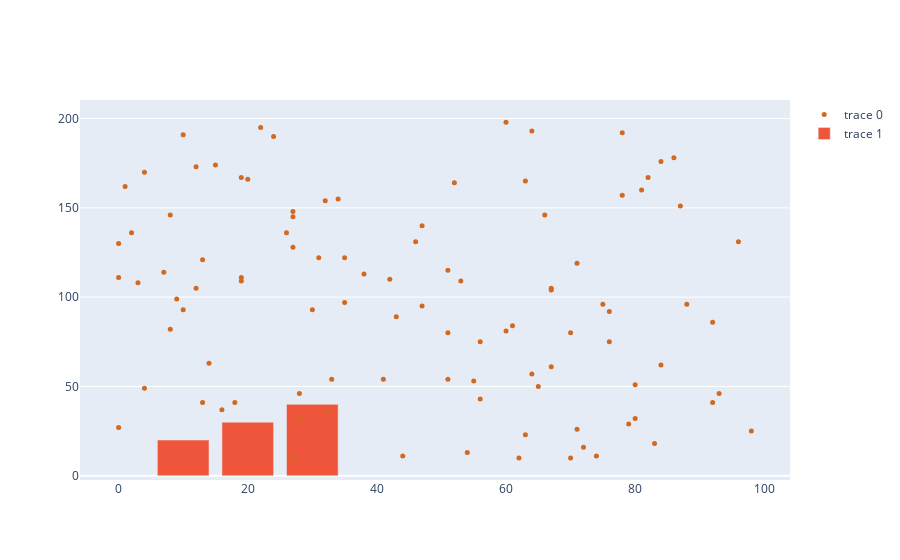

The notebook cell saved with this chart:
### Code cell
#method 1 : each figure is a trace, so pass a list of traces in data attribute
#marker can also be passed an a dictionary
fig = go.Figure(data = [go.Scatter(x = x, y = y, mode = 'markers', marker ={'color' :'chocolate', 'size':5}), 
                
                        go.Bar(x = [10,20,30], y = [20,30,40], )])
fig.show()

### Figure 1 — Plotly figure (JSON) as saved in the notebook; plotly's stock layout.template omitted (floating-point values rounded to 4 significant figures)
{"data": [{"marker": {"color": "chocolate", "size": 5}, "mode": "markers", "type": "scatter", "x": [82, 76, 27, 12, 12, 92, 16, 67, 52, 84, 19, 22, 56, 72, 70, 96, 98, 0, 66, 43, 92, 19, 27, 28, 65, 32, 10, 70, 10, 27, 55, 20, 51, 63, 74, 0, 75, 80, 31, 47, 53, 41, 61, 0, 63, 51, 47, 71, 87, 3, 28, 67, 34, 76, 46, 56, 64, 14, 83, 27, 30, 38, 54, 32, 35, 4, 51, 78, 60, 8, 78, 26, 67, 24, 13, 42, 2, 60, 4, 88, 7, 8, 15, 62, 93, 79, 18, 13, 44, 84, 9, 86, 35, 1, 64, 71, 80, 81, 19, 33], "y": [167, 92, 148, 173, 105, 41, 37, 105, 164, 176, 111, 195, 75, 16, 10, 131, 25, 111, 146, 89, 86, 109, 145, 32, 50, 154, 93, 80, 191, 128, 53, 166, 80, 165, 11, 27, 96, 32, 122, 95, 109, 54, 84, 130, 23, 54, 140, 119, 151, 108, 46, 61, 155, 75, 131, 43, 193, 63, 18, 10, 93, 113, 13, 36, 122, 170, 115, 192, 81, 146, 157, 136, 104, 190, 41, 110, 136, 198, 49, 96, 114, 82, 174, 10, 46, 29, 41, 121, 11, 62, 99, 178, 97, 162, 57, 26, 51, 160, 167, 54]}, {"type": "bar", "x": [10, 20, 30], "y": [20, 30, 40]}], "layout": {}}
